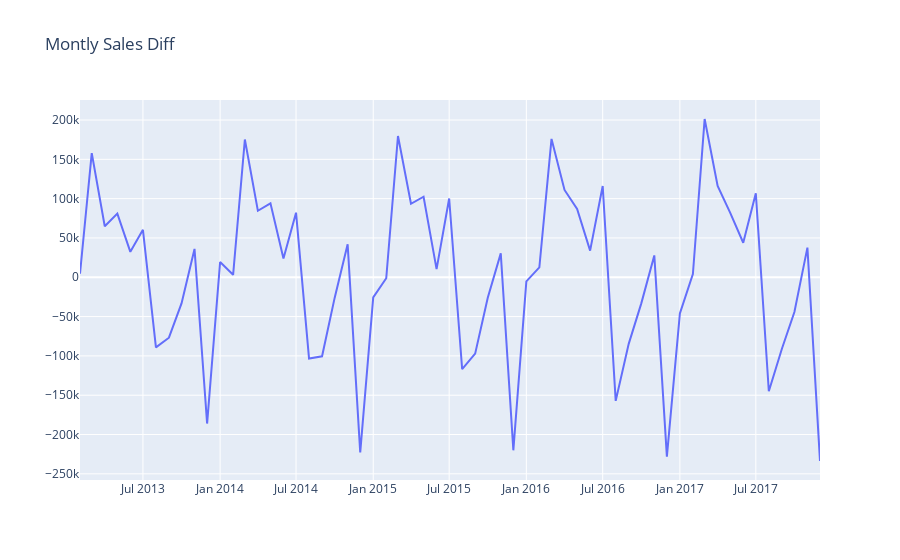

This figure's notebook cell:
### Code cell
# Plots sales diff to check whether X diff is stationary
plot_data = [
    go.Scatter(
        x=df_diff['date'],
        y=df_diff['diff'],
    )
]
plot_layout = go.Layout(
        title='Montly Sales Diff'
    )
fig = go.Figure(data=plot_data, layout=plot_layout)
pyoff.iplot(fig)
